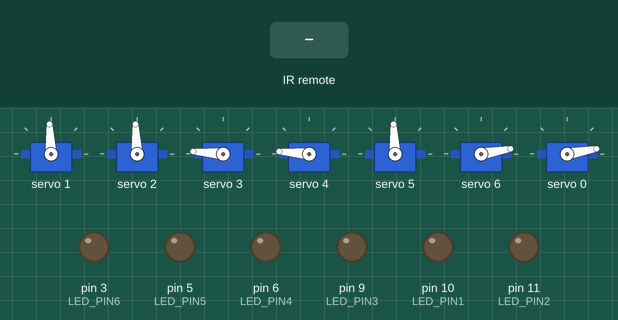
The sketch below on a simulated Arduino Uno, built with avr-gcc and run on an emulated ATmega328P. Shown: 7 × servo, output pins drawn as LEDs (lit = HIGH). The inputs (shaded band) are chosen by the test bench. What the sketch prints to the serial monitor is not drawn.

Above: at 1.2 s.
1.3 s: infrared code 0xB54AFF00 received
At 1.47 s:
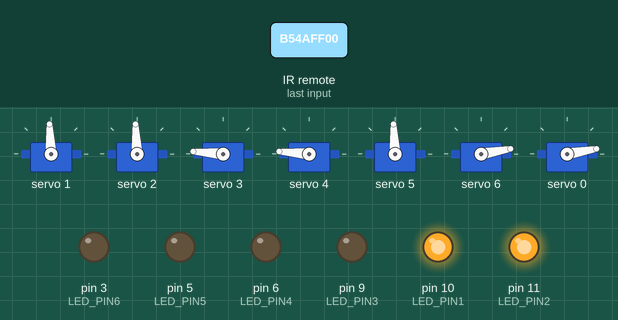
4.3 s: infrared code 0xE619FF00 received
At 5.5 s:
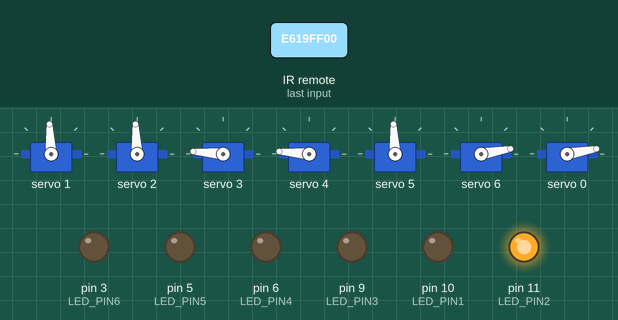
5.8 s: infrared code 0xF20DFF00 received
At 6.7 s:
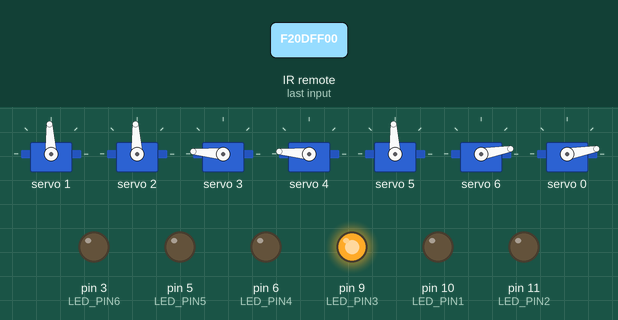
7.3 s: infrared code 0xF30CFF00 received
At 7.9 s:
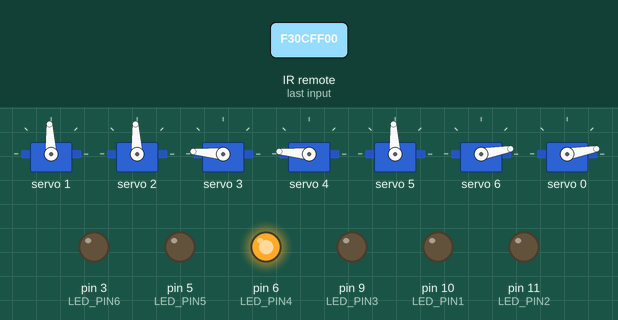
8.8 s: infrared code 0xE718FF00 received
At 9.1 s:
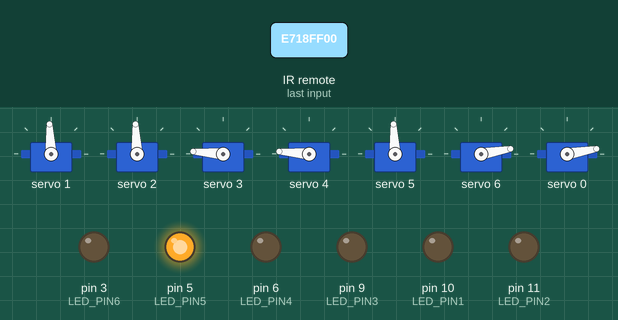
10.3 s: infrared code 0xA15EFF00 received
At 11.3 s:
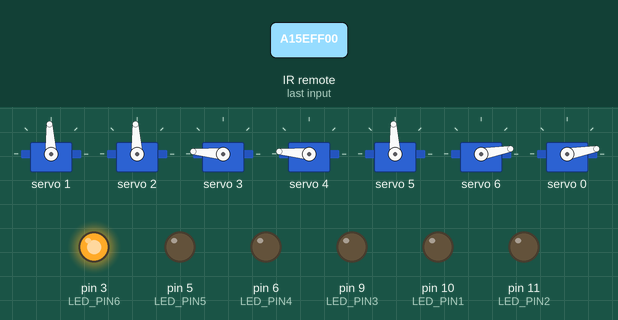
Timing chart, 0 to 12.8 s (numbered marks = the images above; inputs shaded):
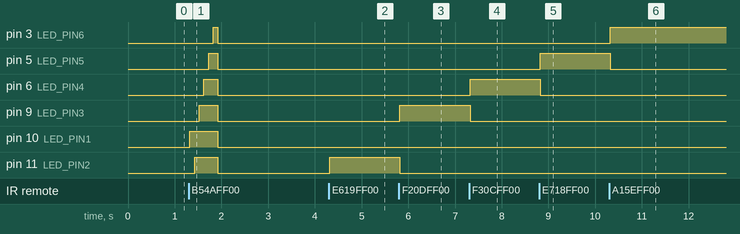

Measured:
- after the input at 1.3 s, pin 3 (LED_PIN6): LOW → HIGH after 0.52 s, → LOW 0.10 s later; pin 5 (LED_PIN5): LOW → HIGH after 0.42 s, → LOW 0.20 s later; pin 6 (LED_PIN4): LOW → HIGH after 0.32 s, → LOW 0.30 s later; pin 9 (LED_PIN3): LOW → HIGH after 0.22 s, → LOW 0.40 s later; pin 10 (LED_PIN1): LOW → HIGH at once, → LOW 0.60 s later
- after the input at 4.3 s, pin 11 (LED_PIN2): LOW → HIGH at once
- after the input at 5.8 s, pin 9 (LED_PIN3): LOW → HIGH at once; pin 11 (LED_PIN2): HIGH → LOW at once
- after the input at 7.3 s, pin 6 (LED_PIN4): LOW → HIGH at once; pin 9 (LED_PIN3): HIGH → LOW at once
- after the input at 8.8 s, pin 5 (LED_PIN5): LOW → HIGH at once; pin 6 (LED_PIN4): HIGH → LOW at once
- after the input at 10.3 s, pin 3 (LED_PIN6): LOW → HIGH at once; pin 5 (LED_PIN5): HIGH → LOW at once

The sketch:

RoboticArm_IRremoteControl.ino
```cpp
#include <IRremote.h>
#include <Wire.h>
#include <Adafruit_PWMServoDriver.h>
#define MIN_PULSE_WIDTH 650
#define MAX_PULSE_WIDTH 2350
#define DEFAULT_PULSE_WIDTH 1500
#define FREQUENCY 50
#define LED_PIN1 10
#define LED_PIN2 11
#define LED_PIN3 9
#define LED_PIN4 6
#define LED_PIN5 5
#define LED_PIN6 3

// Define the IR receiver pin
const int IR_PIN = 7;
// Define the IR receiver object
IRrecv irrecv(IR_PIN);
Adafruit_PWMServoDriver pwm = Adafruit_PWMServoDriver();
uint8_t servonum = 0;

const int rows = 10;
const int columns = 7;
int moveSteps[rows][columns];
int index = 0;

void savePosition(int positionToSave[], int index){
  Serial.println("Index:");
  Serial.println(index);
  for (int i = 0; i < columns; i++){
    moveSteps[index][i] = positionToSave[i];
  }
}

void executeSaved(int moveSteps[][7]){
  for ( int i = 0; i < index; i++){
    for (int j = 1; j < columns; j++){
      pwm.setPWM(j, 0, pulseWidth(moveSteps[i][j]));
      delay(500);
    }
    delay(1000);
  }
}

int servoNumb = 0;
const int initialState[7] = {0, 90, 90, 180, 180, 90, 0};
int angleValue[7] = {0, 90, 90, 180, 180, 90, 0};
int ledArray[7] = {0, LED_PIN1, LED_PIN2, LED_PIN3, LED_PIN4, LED_PIN5, LED_PIN6};
int pwmValue = angleValue[servoNumb];

void setup() {
  Serial.begin(9600);
  Serial.println("16 channel Servo test!");
  irrecv.enableIRIn();
  pwm.begin();
  pwm.setPWMFreq(FREQUENCY);
  pinMode(LED_PIN1, OUTPUT);
  pinMode(LED_PIN2, OUTPUT);
  pinMode(LED_PIN3, OUTPUT);
  pinMode(LED_PIN4, OUTPUT);
  pinMode(LED_PIN5, OUTPUT);
  pinMode(LED_PIN6, OUTPUT);
  pwm.setPWM(1, 0, pulseWidth(90)); pwm.setPWM(2, 0, pulseWidth(90));pwm.setPWM(3, 0, pulseWidth(180));pwm.setPWM(4, 0, pulseWidth(180));pwm.setPWM(5, 0, pulseWidth(90));pwm.setPWM(6, 0, pulseWidth(0));
}

int pulseWidth(int angle) {
  int pulse_wide, analog_value;
  pulse_wide = map(angle, 0, 180, MIN_PULSE_WIDTH, MAX_PULSE_WIDTH);
  analog_value = int(float(pulse_wide) / 1000000 * FREQUENCY * 4096);
  // Serial.println(analog_value);
  return analog_value;
}

void loop() {
  if (irrecv.decode()){
    Serial.println(irrecv.decodedIRData.decodedRawData);
    switch(irrecv.decodedIRData.decodedRawData){
      case 3910598400:
        // digitalWrite(LED_PIN1, HIGH);
        servoNumb = 1;
        break;
      case 2907897600:
        digitalWrite(LED_PIN1, LOW);
        digitalWrite(LED_PIN2, LOW);
        digitalWrite(LED_PIN3, LOW);
        digitalWrite(LED_PIN4, LOW);
        digitalWrite(LED_PIN5, LOW);
        digitalWrite(LED_PIN6, LOW);
        servoNumb = 0;
        break;
      case 3860463360:
        digitalWrite(LED_PIN2, HIGH);
        servoNumb = 2;
        break;
      case 4061003520:
        // digitalWrite(LED_PIN3, HIGH);
        servoNumb = 3;
        break;
      case 4077715200:
        // digitalWrite(LED_PIN4, HIGH);
        servoNumb = 4;
        break;
      case 3877175040:
        // digitalWrite(LED_PIN5, HIGH);
        servoNumb = 5;
        break;
      case 2707357440:
        // digitalWrite(LED_PIN6, HIGH);
        servoNumb = 6;
        break;
      case 3175284480:
        for (int i = 1; i < 7; i++){
          pwm.setPWM(i, 0, pulseWidth(initialState[i]));
          delay(500);
        }
        break;
      case 3041591040:
      // Save position
        savePosition(angleValue, index);
        index = index + 1;
        for (int i = 1; i < 7; i++){
          digitalWrite(ledArray[i], HIGH);
          delay(100);
        }
        break;
      case 3141861120:
      // execute position saved
        executeSaved(moveSteps);
        break;
    }
    switch(irrecv.decodedIRData.decodedRawData){
      case 3108437760:
        if (servoNumb == 6) {
          if (angleValue[servoNumb] >= 100){
            angleValue[servoNumb] +=0;
          } else {
            angleValue[servoNumb] +=5;
          }
        } else {
          if (angleValue[servoNumb] >= 180){
            angleValue[servoNumb] +=0;
          } else {
            angleValue[servoNumb] +=10;
          }
        }
        break;
      case 3927310080:
        if (servoNumb == 6){
          if (angleValue[servoNumb] <= 0){
            angleValue[servoNumb] -=0;
          } else {
            angleValue[servoNumb] -=5;
          }
        } else {
          if (angleValue[servoNumb] <= 0){
            angleValue[servoNumb] -=0;
          } else {
            angleValue[servoNumb] -=10;
          }
        }
        break;
    }
    // Reset the IR receiver for the next signal
    irrecv.resume();
  }
  Serial.println(servoNumb);
  Serial.println(angleValue[servoNumb]);
  for (int i = 0; i <= 7; i++){
    if (i == servoNumb){
      digitalWrite(ledArray[i], HIGH);
    } else {
      digitalWrite(ledArray[i], LOW);
    }
  }

  pwm.setPWM(servoNumb, 0, pulseWidth(angleValue[servoNumb]));

}
```
